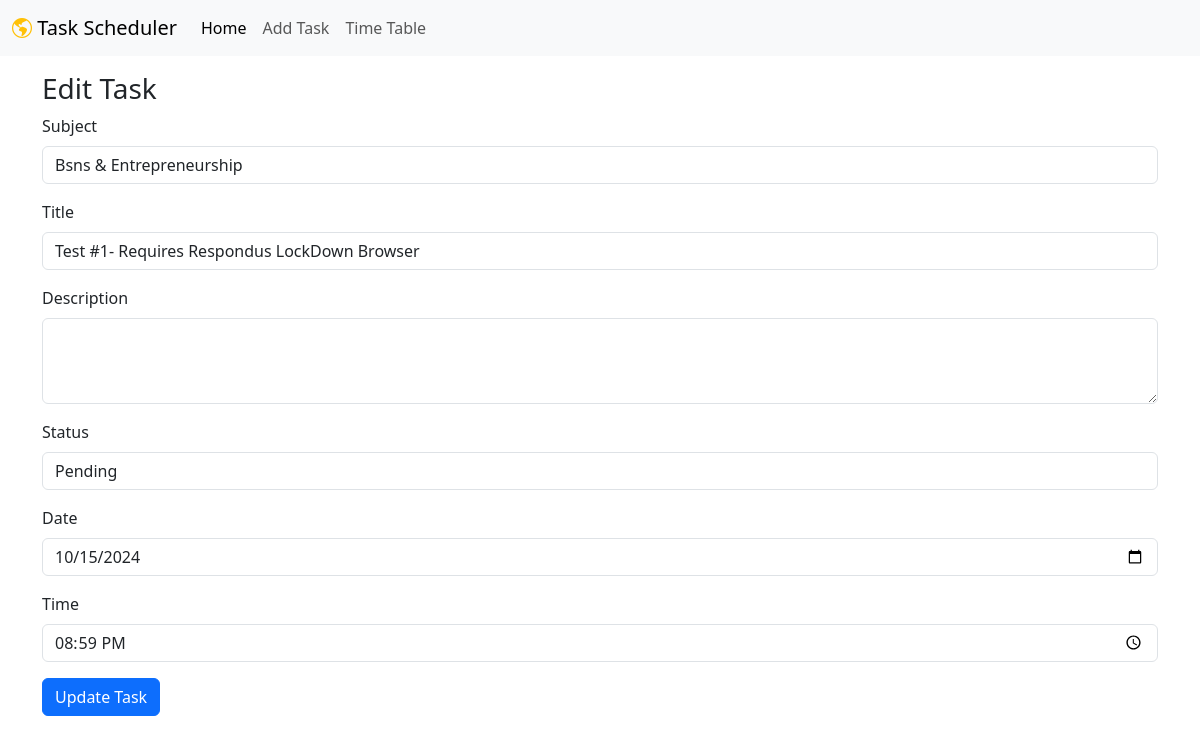
Screenshot of /edit/1 with the database file from the repository.
### models.py (models this page shows)
class Task(Base):
    __tablename__ = "tasks"
    id = Column(Integer, primary_key=True)
    title = Column(String, index=True)
    description = Column(String, index=True)
    subject = Column(String, index=True)
    status = Column(String, index=True, default="pending")
    date = Column(Date, index=True, default=date.today)
    time = Column(Time, index=True, default=time(
        11, 59))  # Default to 00:00:00
    owner_id = Column(Integer, ForeignKey("users.id"))
    owner = relationship("User", back_populates="items")

### main.py (the view)
@app.get("/edit/{task_id}")
def edit_task_form(request: Request, task_id: int, db: Session = Depends(get_db)):
    task = db.query(models.Task).filter(models.Task.id == task_id).first()
    if not task:
        raise HTTPException(status_code=404, detail="Task not found")
    return templates.TemplateResponse("edit-task.html", {"request": request, "task": task})

### templates/edit-task.html (shortened to what this page needs)
{% include './shared/header.html' without context %}
<body>
  {% include './shared/navbar.html' without context %}
  <div class="container mt-3">
    <h3>Edit Task</h3>
    <form method="post" action="/edit/{{ task.id }}">
      <div class="mb-3">
        <label for="subject" class="form-label">Subject</label>
        <input type="text" class="form-control" id="subject" name="subject" value="{{ task.subject }}" required>
      </div>
      <div class="mb-3">
        <label for="title" class="form-label">Title</label>
        <input type="text" class="form-control" id="title" name="title" value="{{ task.title }}" required>
      </div>
      <div class="mb-3">
        <label for="description" class="form-label">Description</label>
        <textarea class="form-control" id="description" name="description" rows="3" required>{{ task.description }}</textarea>
      </div>
      <div class="mb-3">
        <label for="status" class="form-label">Status</label>
        <select class="form-control" id="status" name="status">
          <option value="pending" {% if task.status == "pending" %}selected{% endif %}>Pending</option>
        </select>
      </div>
      <div class="mb-3">
        <label for="date" class="form-label">Date</label>
        <input type="date" class="form-control" id="date" name="date" value="{{ task.date }}">
      </div>
      <div class="mb-3">
        <label for="time" class="form-label">Time</label>
        <input type="time" class="form-control" id="time" name="time" value="{{ task.time }}">
      </div>
      <button type="submit" class="btn btn-primary">Update Task</button>
    </form>
  </div>
  {% include './shared/footer.html' without context %}
</body>

### rows the page displays
Task: subject "Bsns & Entrepreneurship", title "Test #1- Requires Respondus LockDown Browser", status "Pending", date "10/15/2024", time "20:59:00"
